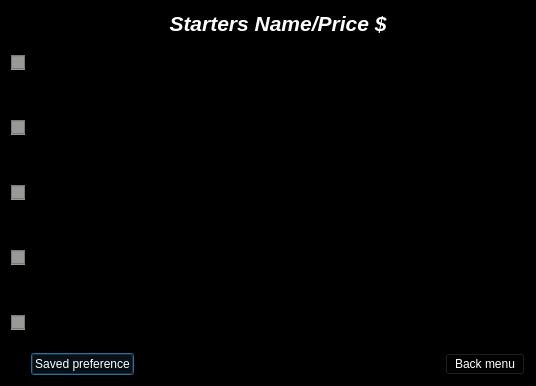
<?xml version="1.0" encoding="UTF-8"?>
<ui version="4.0">
 <class>starter</class>
 <widget class="QDialog" name="starter">
  <property name="geometry">
   <rect>
    <x>0</x>
    <y>0</y>
    <width>536</width>
    <height>386</height>
   </rect>
  </property>
  <property name="minimumSize">
   <size>
    <width>536</width>
    <height>386</height>
   </size>
  </property>
  <property name="maximumSize">
   <size>
    <width>700</width>
    <height>386</height>
   </size>
  </property>
  <property name="windowTitle">
   <string>Starters Menu</string>
  </property>
  <property name="windowIcon">
   <iconset theme="applications-internet"/>
  </property>
  <property name="styleSheet">
   <string notr="true">color: rgb(255, 255, 255);
background-color: rgb(0, 0, 0);</string>
  </property>
  <layout class="QHBoxLayout" name="horizontalLayout_3">
   <item>
    <layout class="QHBoxLayout" name="horizontalLayout_2">
     <item>
      <layout class="QVBoxLayout" name="verticalLayout">
       <item>
        <widget class="QCheckBox" name="checkBox">
         <property name="styleSheet">
          <string notr="true">background-color: rgb(154, 153, 150);</string>
         </property>
         <property name="text">
          <string/>
         </property>
        </widget>
       </item>
       <item>
        <widget class="QCheckBox" name="checkBox_2">
         <property name="styleSheet">
          <string notr="true">background-color: rgb(154, 153, 150);</string>
         </property>
         <property name="text">
          <string/>
         </property>
        </widget>
       </item>
       <item>
        <widget class="QCheckBox" name="checkBox_3">
         <property name="styleSheet">
          <string notr="true">background-color: rgb(154, 153, 150);</string>
         </property>
         <property name="text">
          <string/>
         </property>
        </widget>
       </item>
       <item>
        <widget class="QCheckBox" name="checkBox_4">
         <property name="styleSheet">
          <string notr="true">background-color: rgb(154, 153, 150);</string>
         </property>
         <property name="text">
          <string/>
         </property>
        </widget>
       </item>
       <item>
        <widget class="QCheckBox" name="checkBox_5">
         <property name="styleSheet">
          <string notr="true">color: rgb(255, 255, 255);
background-color: rgb(154, 153, 150);</string>
         </property>
         <property name="text">
          <string/>
         </property>
        </widget>
       </item>
      </layout>
     </item>
     <item>
      <layout class="QVBoxLayout" name="verticalLayout_3">
       <item>
        <widget class="QLabel" name="label">
         <property name="text">
          <string>&lt;html&gt;&lt;head/&gt;&lt;body&gt;&lt;p align=&quot;center&quot;&gt;&lt;span style=&quot; font-size:16pt; font-weight:700; font-style:italic;&quot;&gt;Starters Name/Price $&lt;/span&gt;&lt;/p&gt;&lt;/body&gt;&lt;/html&gt;</string>
         </property>
        </widget>
       </item>
       <item>
        <layout class="QVBoxLayout" name="verticalLayout_2">
         <item>
          <widget class="QListWidget" name="starter_list">
           <property name="styleSheet">
            <string notr="true">color: rgb(255, 255, 255);
font: 500 italic 15pt &quot;Ubuntu&quot;;</string>
           </property>
          </widget>
         </item>
         <item>
          <layout class="QHBoxLayout" name="horizontalLayout">
           <item>
            <widget class="QPushButton" name="pushButton">
             <property name="text">
              <string>Saved preference</string>
             </property>
            </widget>
           </item>
           <item>
            <spacer name="horizontalSpacer">
             <property name="orientation">
              <enum>Qt::Horizontal</enum>
             </property>
             <property name="sizeHint" stdset="0">
              <size>
               <width>68</width>
               <height>18</height>
              </size>
             </property>
            </spacer>
           </item>
           <item>
            <widget class="QPushButton" name="pushButton_2">
             <property name="text">
              <string>Back menu</string>
             </property>
            </widget>
           </item>
          </layout>
         </item>
        </layout>
       </item>
      </layout>
     </item>
    </layout>
   </item>
  </layout>
 </widget>
 <resources/>
 <connections/>
</ui>
